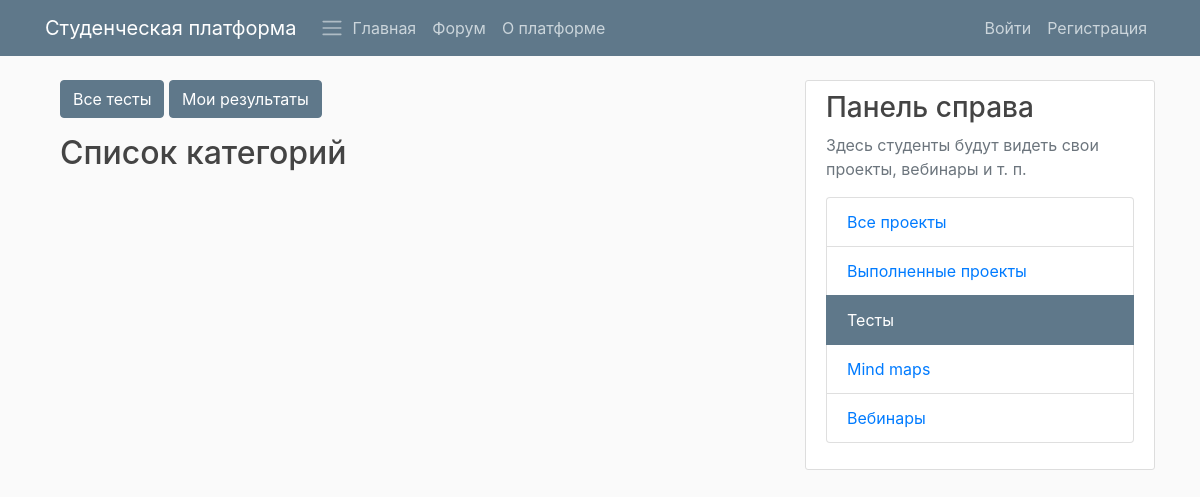
Before: /platform/quiz/category/ with the older database file.
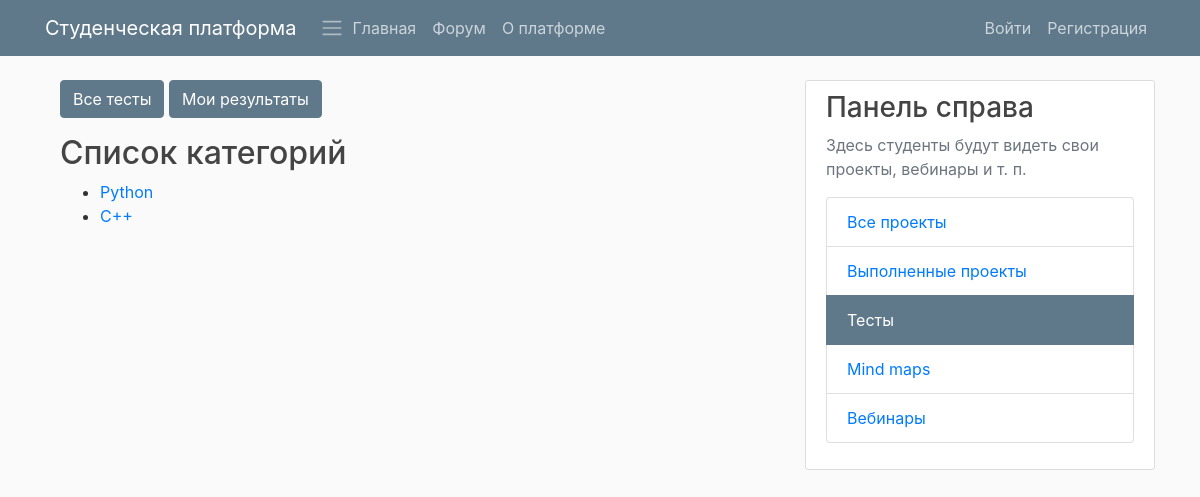
After: the same page with the newer database file.
### QuizApp/models.py (models this page shows, shortened)
class Category(models.Model):
    category = models.CharField(
        verbose_name=_("Category"),
        max_length=250, blank=True,
        unique=True, null=True)
    objects = CategoryManager()
    class Meta:
        verbose_name = _("Category")
        verbose_name_plural = _("Categories")

### QuizApp/views.py (the view)
class CategoriesListView(ListView):
    model = Category

### PlatformApp/templatetags/templatetagname.py (called while the page is built)
@register.filter(name='has_group')
def has_group(user, group_name):
    group = Group.objects.get(name=group_name)
    return True if group in user.groups.all() else False

### QuizApp/templates/QuizApp/category_list.html (shortened to what this page needs)
{% extends 'QuizApp/base.html' %}
{% load i18n %}
{% block quiz_content %}
<h2>{% trans "Список категорий" %}</h2>
<ul>
  {% for cat in category_list %}
  <li>
	<a href="{% url 'quiz_category_list_matching' category_name=cat.category %}">
	  {{ cat.category }}
	</a>
  </li>
  {% endfor %}
</ul>
{% endblock quiz_content %}

Changed rows visible on the page:
added Category: category "Python"
added Category: category "C++"
